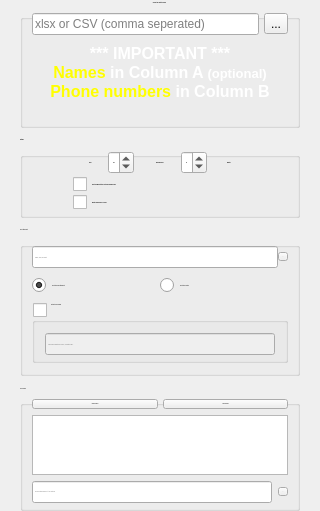
        <widget class="QWidget" name="main_tab">
         <property name="maximumSize">
          <size>
           <width>16777215</width>
           <height>16777215</height>
          </size>
         </property>
         <property name="autoFillBackground">
          <bool>false</bool>
         </property>
         <attribute name="title">
          <string>Tab 1</string>
         </attribute>
         <layout class="QVBoxLayout" name="verticalLayout_6" stretch="0">
          <property name="topMargin">
           <number>0</number>
          </property>
          <property name="bottomMargin">
           <number>0</number>
          </property>
          <item>
           <widget class="QFrame" name="frame">
            <property name="sizePolicy">
             <sizepolicy hsizetype="Expanding" vsizetype="Preferred">
              <horstretch>1</horstretch>
              <verstretch>1</verstretch>
             </sizepolicy>
            </property>
            <property name="minimumSize">
             <size>
              <width>0</width>
              <height>0</height>
             </size>
            </property>
            <property name="maximumSize">
             <size>
              <width>16777215</width>
              <height>16777215</height>
             </size>
            </property>
            <property name="sizeIncrement">
             <size>
              <width>0</width>
              <height>0</height>
             </size>
            </property>
            <property name="baseSize">
             <size>
              <width>0</width>
              <height>0</height>
             </size>
            </property>
            <property name="font">
             <font>
              <family>arial</family>
              <pointsize>-1</pointsize>
             </font>
            </property>
            <property name="layoutDirection">
             <enum>Qt::LeftToRight</enum>
            </property>
            <property name="styleSheet">
             <string notr="true"/>
            </property>
            <property name="frameShape">
             <enum>QFrame::NoFrame</enum>
            </property>
            <property name="lineWidth">
             <number>1</number>
            </property>
            <property name="midLineWidth">
             <number>0</number>
            </property>
            <layout class="QVBoxLayout" name="verticalLayout_5" stretch="0,0,0,1">
             <property name="spacing">
              <number>10</number>
             </property>
             <property name="sizeConstraint">
              <enum>QLayout::SetDefaultConstraint</enum>
             </property>
             <property name="topMargin">
              <number>0</number>
             </property>
             <property name="bottomMargin">
              <number>0</number>
             </property>
             <item>
              <widget class="QGroupBox" name="groupBox">
               <property name="sizePolicy">
                <sizepolicy hsizetype="Preferred" vsizetype="Fixed">
                 <horstretch>0</horstretch>
                 <verstretch>0</verstretch>
                </sizepolicy>
               </property>
               <property name="maximumSize">
                <size>
                 <width>16777215</width>
                 <height>16777215</height>
                </size>
               </property>
               <property name="font">
                <font>
                 <family>arial</family>
                 <pointsize>-1</pointsize>
                 <weight>75</weight>
                 <bold>true</bold>
                </font>
               </property>
               <property name="styleSheet">
                <string notr="true">QGroupBox{
background:transparent;
}</string>
               </property>
               <property name="title">
                <string>Choose the contacts source</string>
               </property>
               <property name="alignment">
                <set>Qt::AlignCenter</set>
               </property>
               <property name="flat">
                <bool>false</bool>
               </property>
               <layout class="QVBoxLayout" name="verticalLayout">
                <property name="topMargin">
                 <number>5</number>
                </property>
                <property name="bottomMargin">
                 <number>5</number>
                </property>
                <item>
                 <layout class="QGridLayout" name="gridLayout">
                  <property name="spacing">
                   <number>5</number>
                  </property>
                  <item row="1" column="0">
                   <widget class="QTextBrowser" name="textBrowser">
                    <property name="sizePolicy">
                     <sizepolicy hsizetype="Expanding" vsizetype="Fixed">
                      <horstretch>0</horstretch>
                      <verstretch>0</verstretch>
                     </sizepolicy>
                    </property>
                    <property name="maximumSize">
                     <size>
                      <width>16777215</width>
                      <height>80</height>
                     </size>
                    </property>
                    <property name="font">
                     <font>
                      <family>arial</family>
                      <pointsize>-1</pointsize>
                     </font>
                    </property>
                    <property name="styleSheet">
                     <string notr="true">background:transparent;
color:white</string>
                    </property>
                    <property name="frameShape">
                     <enum>QFrame::NoFrame</enum>
                    </property>
                    <property name="lineWidth">
                     <number>0</number>
                    </property>
                    <property name="verticalScrollBarPolicy">
                     <enum>Qt::ScrollBarAlwaysOff</enum>
                    </property>
                    <property name="horizontalScrollBarPolicy">
                     <enum>Qt::ScrollBarAlwaysOff</enum>
                    </property>
                    <property name="html">
                     <string>&lt;!DOCTYPE HTML PUBLIC &quot;-//W3C//DTD HTML 4.0//EN&quot; &quot;http://www.w3.org/TR/REC-html40/strict.dtd&quot;&gt;
&lt;html&gt;&lt;head&gt;&lt;meta name=&quot;qrichtext&quot; content=&quot;1&quot; /&gt;&lt;style type=&quot;text/css&quot;&gt;
p, li { white-space: pre-wrap; }
&lt;/style&gt;&lt;/head&gt;&lt;body style=&quot; font-family:'arial'; font-size:12px; font-weight:400; font-style:normal;&quot;&gt;
&lt;p align=&quot;center&quot; style=&quot; margin-top:0px; margin-bottom:0px; margin-left:0px; margin-right:0px; -qt-block-indent:0; text-indent:0px;&quot;&gt;&lt;span style=&quot; font-family:'MS Shell Dlg 2'; font-size:12pt; font-weight:600; color:#ffffff;&quot;&gt;*** IMPORTANT ***&lt;/span&gt;&lt;/p&gt;
&lt;p align=&quot;center&quot; style=&quot; margin-top:0px; margin-bottom:0px; margin-left:0px; margin-right:0px; -qt-block-indent:0; text-indent:0px;&quot;&gt;&lt;span style=&quot; font-family:'MS Shell Dlg 2'; font-size:12pt; font-weight:600; color:#ffff00;&quot;&gt;Names&lt;/span&gt;&lt;span style=&quot; font-family:'MS Shell Dlg 2'; font-size:12pt; font-weight:600;&quot;&gt; in Column A &lt;/span&gt;&lt;span style=&quot; font-family:'MS Shell Dlg 2'; font-size:10pt; font-weight:600;&quot;&gt;(optional)&lt;/span&gt;&lt;/p&gt;
&lt;p align=&quot;center&quot; style=&quot; margin-top:0px; margin-bottom:0px; margin-left:0px; margin-right:0px; -qt-block-indent:0; text-indent:0px;&quot;&gt;&lt;span style=&quot; font-family:'MS Shell Dlg 2'; font-size:12pt; font-weight:600; color:#ffff00;&quot;&gt;Phone numbers&lt;/span&gt;&lt;span style=&quot; font-family:'MS Shell Dlg 2'; font-size:12pt; font-weight:600;&quot;&gt; in Column B&lt;/span&gt;&lt;/p&gt;&lt;/body&gt;&lt;/html&gt;</string>
                    </property>
                   </widget>
                  </item>
                  <item row="0" column="0">
                   <layout class="QHBoxLayout" name="horizontalLayout_4">
                    <item>
                     <widget class="QLineEdit" name="sheet_le">
                      <property name="readOnly">
                       <bool>true</bool>
                      </property>
                      <property name="placeholderText">
                       <string>xlsx or CSV (comma seperated)</string>
                      </property>
                     </widget>
                    </item>
                    <item>
                     <widget class="QToolButton" name="sheet_btn">
                      <property name="text">
                       <string>...</string>
                      </property>
                     </widget>
                    </item>
                   </layout>
                  </item>
                 </layout>
                </item>
               </layout>
              </widget>
             </item>
             <item>
              <widget class="QGroupBox" name="groupBox_2">
               <property name="sizePolicy">
                <sizepolicy hsizetype="Preferred" vsizetype="Fixed">
                 <horstretch>0</horstretch>
                 <verstretch>0</verstretch>
                </sizepolicy>
               </property>
               <property name="maximumSize">
                <size>
                 <width>16777215</width>
                 <height>16777215</height>
                </size>
               </property>
               <property name="font">
                <font>
                 <family>arial</family>
                 <pointsize>-1</pointsize>
                 <weight>75</weight>
                 <bold>true</bold>
                </font>
               </property>
               <property name="title">
                <string>Settings</string>
               </property>
               <layout class="QVBoxLayout" name="verticalLayout_3">
                <property name="leftMargin">
                 <number>50</number>
                </property>
                <property name="topMargin">
                 <number>5</number>
                </property>
                <property name="rightMargin">
                 <number>50</number>
                </property>
                <property name="bottomMargin">
                 <number>5</number>
                </property>
                <item>
                 <layout class="QVBoxLayout" name="verticalLayout_2">
                  <property name="spacing">
                   <number>3</number>
                  </property>
                  <item>
                   <layout class="QHBoxLayout" name="horizontalLayout_5" stretch="0,0,0,0,0">
                    <property name="spacing">
                     <number>0</number>
                    </property>
                    <item alignment="Qt::AlignHCenter">
                     <widget class="QLabel" name="label">
                      <property name="maximumSize">
                       <size>
                        <width>50</width>
                        <height>16777215</height>
                       </size>
                      </property>
                      <property name="font">
                       <font>
                        <family>arial</family>
                        <pointsize>-1</pointsize>
                       </font>
                      </property>
                      <property name="text">
                       <string>Send </string>
                      </property>
                     </widget>
                    </item>
                    <item alignment="Qt::AlignLeft">
                     <widget class="QSpinBox" name="messages_sbox">
                      <property name="maximumSize">
                       <size>
                        <width>50</width>
                        <height>16777215</height>
                       </size>
                      </property>
                      <property name="minimum">
                       <number>0</number>
                      </property>
                      <property name="maximum">
                       <number>1000</number>
                      </property>
                      <property name="value">
                       <number>100</number>
                      </property>
                     </widget>
                    </item>
                    <item alignment="Qt::AlignHCenter">
                     <widget class="QLabel" name="label_2">
                      <property name="maximumSize">
                       <size>
                        <width>120</width>
                        <height>16777215</height>
                       </size>
                      </property>
                      <property name="font">
                       <font>
                        <family>arial</family>
                        <pointsize>-1</pointsize>
                       </font>
                      </property>
                      <property name="text">
                       <string>Messages Every</string>
                      </property>
                     </widget>
                    </item>
                    <item alignment="Qt::AlignHCenter">
                     <widget class="QSpinBox" name="minutes_sbox">
                      <property name="maximumSize">
                       <size>
                        <width>50</width>
                        <height>16777215</height>
                       </size>
                      </property>
                      <property name="minimum">
                       <number>1</number>
                      </property>
                      <property name="maximum">
                       <number>1000</number>
                      </property>
                      <property name="value">
                       <number>30</number>
                      </property>
                     </widget>
                    </item>
                    <item alignment="Qt::AlignHCenter">
                     <widget class="QLabel" name="label_4">
                      <property name="maximumSize">
                       <size>
                        <width>100</width>
                        <height>16777215</height>
                       </size>
                      </property>
                      <property name="font">
                       <font>
                        <family>arial</family>
                        <pointsize>-1</pointsize>
                       </font>
                      </property>
                      <property name="text">
                       <string>Minutes</string>
                      </property>
                      <property name="scaledContents">
                       <bool>false</bool>
                      </property>
                      <property name="wordWrap">
                       <bool>false</bool>
                      </property>
                     </widget>
                    </item>
                   </layout>
                  </item>
                  <item>
                   <widget class="QCheckBox" name="checkBox">
                    <property name="text">
                     <string>Send to numbers that are not saved in phone book</string>
                    </property>
                   </widget>
                  </item>
                  <item>
                   <widget class="QCheckBox" name="repeat_sending">
                    <property name="text">
                     <string>Repeat sending every 24 hours</string>
                    </property>
                   </widget>
                  </item>
                 </layout>
                </item>
               </layout>
              </widget>
             </item>
             <item>
              <widget class="QGroupBox" name="groupBox_3">
               <property name="sizePolicy">
                <sizepolicy hsizetype="Preferred" vsizetype="Fixed">
                 <horstretch>0</horstretch>
                 <verstretch>0</verstretch>
                </sizepolicy>
               </property>
               <property name="maximumSize">
                <size>
                 <width>16777215</width>
                 <height>16777215</height>
                </size>
               </property>
               <property name="title">
                <string>Send Attachments</string>
               </property>
               <layout class="QFormLayout" name="formLayout">
                <property name="horizontalSpacing">
                 <number>5</number>
                </property>
                <property name="verticalSpacing">
                 <number>10</number>
                </property>
                <property name="topMargin">
                 <number>10</number>
                </property>
                <property name="bottomMargin">
                 <number>10</number>
                </property>
                <item row="0" column="0" colspan="2">
                 <layout class="QHBoxLayout" name="horizontalLayout_2">
                  <item>
                   <widget class="QLineEdit" name="attachments_le">
                    <property name="readOnly">
                     <bool>true</bool>
                    </property>
                    <property name="placeholderText">
                     <string>Images, videos, documents</string>
                    </property>
                   </widget>
                  </item>
                  <item>
                   <widget class="QToolButton" name="attachments_btn">
                    <property name="text">
                     <string>...</string>
                    </property>
                   </widget>
                  </item>
                 </layout>
                </item>
                <item row="4" column="0" colspan="2">
                 <widget class="QGroupBox" name="contact_groupbox">
                  <property name="minimumSize">
                   <size>
                    <width>200</width>
                    <height>0</height>
                   </size>
                  </property>
                  <property name="title">
                   <string>Contacts Card Sending</string>
                  </property>
                  <property name="checkable">
                   <bool>true</bool>
                  </property>
                  <property name="checked">
                   <bool>false</bool>
                  </property>
                  <layout class="QHBoxLayout" name="horizontalLayout">
                   <property name="leftMargin">
                    <number>10</number>
                   </property>
                   <property name="topMargin">
                    <number>10</number>
                   </property>
                   <property name="rightMargin">
                    <number>10</number>
                   </property>
                   <property name="bottomMargin">
                    <number>5</number>
                   </property>
                   <item>
                    <widget class="QLineEdit" name="contactCard_le">
                     <property name="sizePolicy">
                      <sizepolicy hsizetype="Expanding" vsizetype="Fixed">
                       <horstretch>0</horstretch>
                       <verstretch>0</verstretch>
                      </sizepolicy>
                     </property>
                     <property name="placeholderText">
                      <string>Type numbers seperated by comma &quot;,&quot; for multiple cards...</string>
                     </property>
                    </widget>
                   </item>
                  </layout>
                 </widget>
                </item>
                <item row="2" column="0" colspan="2">
                 <layout class="QHBoxLayout" name="horizontalLayout_12">
                  <property name="leftMargin">
                   <number>0</number>
                  </property>
                  <property name="topMargin">
                   <number>0</number>
                  </property>
                  <item>
                   <widget class="QRadioButton" name="textFirst_rb">
                    <property name="text">
                     <string>Send text before attachments</string>
                    </property>
                    <property name="checked">
                     <bool>true</bool>
                    </property>
                   </widget>
                  </item>
                  <item>
                   <widget class="QRadioButton" name="textCaption_rb">
                    <property name="text">
                     <string>Send text as caption</string>
                    </property>
                   </widget>
                  </item>
                 </layout>
                </item>
               </layout>
              </widget>
             </item>
             <item>
              <widget class="QGroupBox" name="groupBox_4">
               <property name="sizePolicy">
                <sizepolicy hsizetype="Preferred" vsizetype="Fixed">
                 <horstretch>0</horstretch>
                 <verstretch>0</verstretch>
                </sizepolicy>
               </property>
               <property name="maximumSize">
                <size>
                 <width>16777215</width>
                 <height>16777215</height>
                </size>
               </property>
               <property name="title">
                <string>The Message</string>
               </property>
               <property name="alignment">
                <set>Qt::AlignLeading|Qt::AlignLeft|Qt::AlignVCenter</set>
               </property>
               <layout class="QVBoxLayout" name="verticalLayout_4" stretch="0,0,0">
                <property name="topMargin">
                 <number>5</number>
                </property>
                <property name="bottomMargin">
                 <number>5</number>
                </property>
                <item>
                 <layout class="QHBoxLayout" name="horizontalLayout_3">
                  <property name="spacing">
                   <number>5</number>
                  </property>
                  <property name="leftMargin">
                   <number>0</number>
                  </property>
                  <property name="topMargin">
                   <number>0</number>
                  </property>
                  <item>
                   <widget class="QPushButton" name="pushButton">
                    <property name="text">
                     <string>Append {name}</string>
                    </property>
                   </widget>
                  </item>
                  <item>
                   <widget class="QPushButton" name="append_newmessage">
                    <property name="text">
                     <string>new message</string>
                    </property>
                   </widget>
                  </item>
                 </layout>
                </item>
                <item>
                 <widget class="QPlainTextEdit" name="message_text">
                  <property name="maximumSize">
                   <size>
                    <width>16777215</width>
                    <height>60</height>
                   </size>
                  </property>
                 </widget>
                </item>
                <item>
                 <layout class="QHBoxLayout" name="horizontalLayout_6">
                  <item>
                   <widget class="QLineEdit" name="multi_messages_le">
                    <property name="readOnly">
                     <bool>true</bool>
                    </property>
                    <property name="placeholderText">
                     <string>Choose multiple messages - txt only (optional)</string>
                    </property>
                   </widget>
                  </item>
                  <item>
                   <widget class="QToolButton" name="multi_messages_btn">
                    <property name="text">
                     <string>...</string>
                    </property>
                   </widget>
                  </item>
                 </layout>
                </item>
               </layout>
              </widget>
             </item>
            </layout>
           </widget>
          </item>
         </layout>
        </widget>
